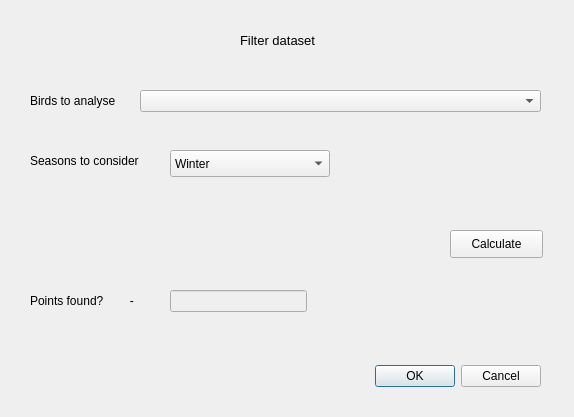
<?xml version="1.0" encoding="UTF-8"?>
<ui version="4.0">
 <class>AnimalMovementAnalysisDialogFilter</class>
 <widget class="QDialog" name="AnimalMovementAnalysisDialogFilter">
  <property name="geometry">
   <rect>
    <x>0</x>
    <y>0</y>
    <width>574</width>
    <height>417</height>
   </rect>
  </property>
  <property name="windowTitle">
   <string>Animal Movement Analysis</string>
  </property>
  <widget class="QDialogButtonBox" name="button_box">
   <property name="geometry">
    <rect>
     <x>200</x>
     <y>360</y>
     <width>341</width>
     <height>32</height>
    </rect>
   </property>
   <property name="orientation">
    <enum>Qt::Horizontal</enum>
   </property>
   <property name="standardButtons">
    <set>QDialogButtonBox::Cancel|QDialogButtonBox::Ok</set>
   </property>
  </widget>
  <widget class="QLabel" name="label">
   <property name="geometry">
    <rect>
     <x>240</x>
     <y>30</y>
     <width>111</width>
     <height>21</height>
    </rect>
   </property>
   <property name="font">
    <font>
     <pointsize>10</pointsize>
    </font>
   </property>
   <property name="text">
    <string>Filter dataset</string>
   </property>
  </widget>
  <widget class="QLabel" name="label_4">
   <property name="geometry">
    <rect>
     <x>30</x>
     <y>290</y>
     <width>134</width>
     <height>22</height>
    </rect>
   </property>
   <property name="text">
    <string>Points found?        -</string>
   </property>
  </widget>
  <widget class="QLineEdit" name="lineEdit">
   <property name="enabled">
    <bool>false</bool>
   </property>
   <property name="geometry">
    <rect>
     <x>170</x>
     <y>290</y>
     <width>137</width>
     <height>22</height>
    </rect>
   </property>
  </widget>
  <widget class="QLabel" name="label_5">
   <property name="geometry">
    <rect>
     <x>30</x>
     <y>90</y>
     <width>170</width>
     <height>22</height>
    </rect>
   </property>
   <property name="text">
    <string>Birds to analyse</string>
   </property>
  </widget>
  <widget class="QPushButton" name="calculateButton">
   <property name="geometry">
    <rect>
     <x>450</x>
     <y>230</y>
     <width>93</width>
     <height>28</height>
    </rect>
   </property>
   <property name="text">
    <string>Calculate</string>
   </property>
  </widget>
  <widget class="QLabel" name="label_2">
   <property name="geometry">
    <rect>
     <x>30</x>
     <y>150</y>
     <width>121</width>
     <height>22</height>
    </rect>
   </property>
   <property name="text">
    <string>Seasons to consider</string>
   </property>
  </widget>
  <widget class="QComboBox" name="comboBox">
   <property name="geometry">
    <rect>
     <x>140</x>
     <y>90</y>
     <width>401</width>
     <height>22</height>
    </rect>
   </property>
  </widget>
  <widget class="QgsCheckableComboBox" name="mComboBox">
   <property name="geometry">
    <rect>
     <x>170</x>
     <y>150</y>
     <width>160</width>
     <height>27</height>
    </rect>
   </property>
   <item>
    <property name="text">
     <string>Winter</string>
    </property>
   </item>
   <item>
    <property name="text">
     <string>Spring</string>
    </property>
   </item>
   <item>
    <property name="text">
     <string>Summer</string>
    </property>
   </item>
   <item>
    <property name="text">
     <string>Autumn</string>
    </property>
   </item>
  </widget>
 </widget>
 <customwidgets>
  <customwidget>
   <class>QgsCheckableComboBox</class>
   <extends>QComboBox</extends>
   <header>qgscheckablecombobox.h</header>
  </customwidget>
 </customwidgets>
 <resources/>
 <connections>
  <connection>
   <sender>button_box</sender>
   <signal>accepted()</signal>
   <receiver>AnimalMovementAnalysisDialogFilter</receiver>
   <slot>accept()</slot>
   <hints>
    <hint type="sourcelabel">
     <x>20</x>
     <y>20</y>
    </hint>
    <hint type="destinationlabel">
     <x>20</x>
     <y>20</y>
    </hint>
   </hints>
  </connection>
  <connection>
   <sender>button_box</sender>
   <signal>rejected()</signal>
   <receiver>AnimalMovementAnalysisDialogFilter</receiver>
   <slot>reject()</slot>
   <hints>
    <hint type="sourcelabel">
     <x>20</x>
     <y>20</y>
    </hint>
    <hint type="destinationlabel">
     <x>20</x>
     <y>20</y>
    </hint>
   </hints>
  </connection>
 </connections>
</ui>
